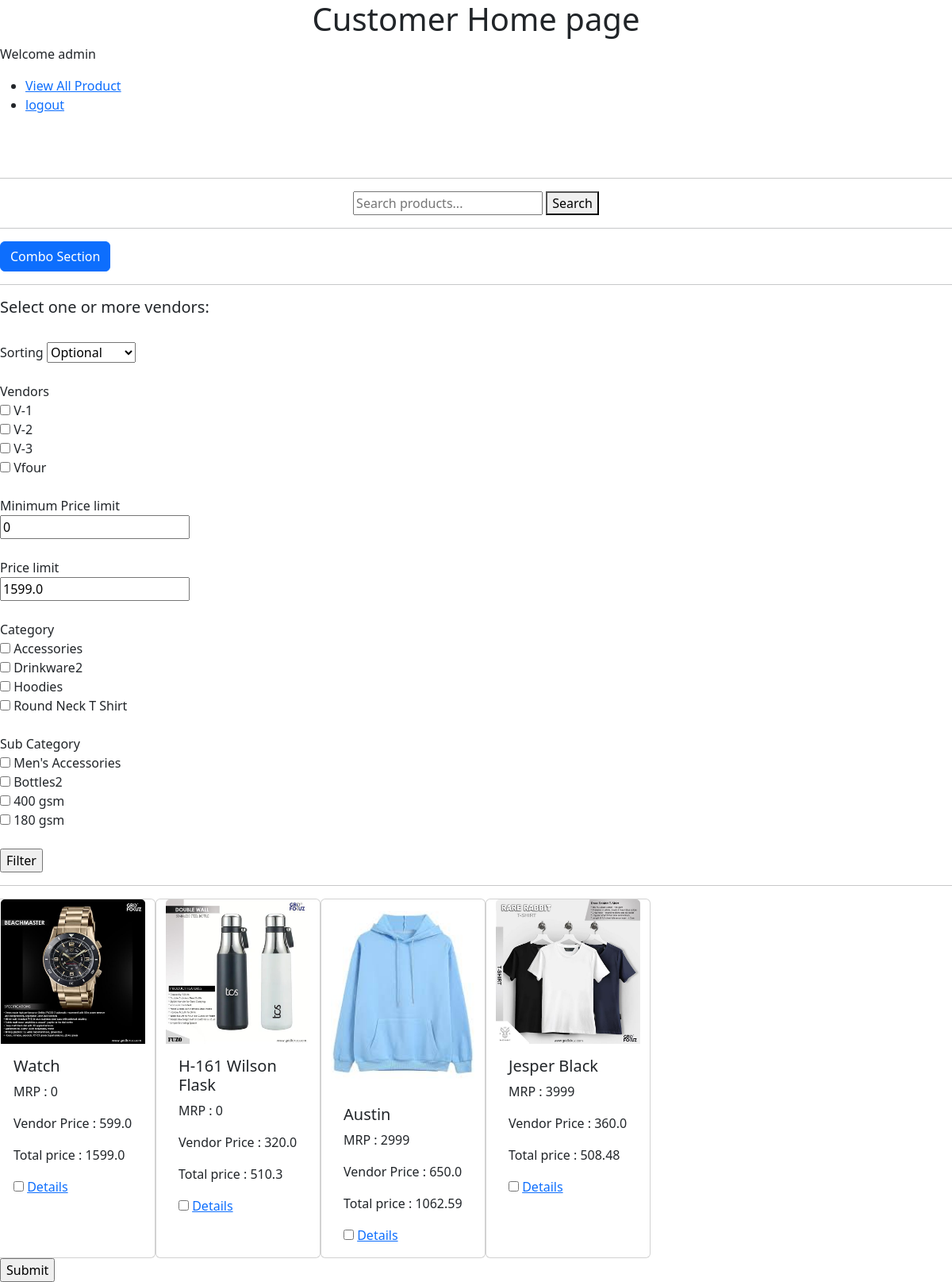
The app's page /home (signed in) with its own data.
### gridfokuzapp/models.py (models this page shows, shortened)
class AddVendors(models.Model):
    vendorname = models.CharField(max_length=30)
    ventorcode = models.CharField(max_length=30, null=True)

class AddProducts(models.Model):
    SKU = models.CharField(max_length=10, null=True)
    Vendor = models.ForeignKey(AddVendors ,on_delete=models.SET_NULL, null=True)
    Category = models.CharField(max_length=50, null=True)
    Sub_category = models.CharField(max_length=50, null=True)
    Product_Name = models.CharField(max_length=50, null=True)
    MRP = models.IntegerField(null=True)
    Vendor_Price = models.FloatField(null=True)
    Total_GF_price = models.FloatField(null=True)
    final_price = models.FloatField(null=True)
    product_image = models.ImageField(upload_to="product_images", null=True)
    discription = models.CharField(max_length=250, null=True)
    temp_discription = models.CharField(max_length=250, null=True)
    branding_category = models.CharField(max_length=50, null=True)
    profit_percentage = models.FloatField(default=0,null=True)
    branding_cost = models.FloatField(default=0, null=True)
    transportation_cost = models.FloatField(default=0, null=True)
    tax = models.FloatField(null=True)
    profit_type = models.CharField(max_length=30, null=True)
    usrinput = models.CharField(max_length=250, null=True)

### gridfokuzapp/decorators.py (the view)
    def wrapper_func(request,*args,**kwargs):
        group = None
        if request.user.groups.all().exists():
            group = request.user.groups.all()[0].name
        if group == "Admin":
            return redirect("GridHome")
        if group == "SemiAdmin":
            return redirect("SemiAdminHome")
        if group == "Employee":
            return redirect("EmployeeHome")
        else:
            return view_func(request,*args,**kwargs)

### gridfokuzapp/views.py (called while the page is built)
@Admin_only
def home(request):
    if not request.user.is_authenticated:
        return redirect('Usrlogin')
    name = request.user
    product = AddProducts.objects.all().order_by('Category')
    category = Category.objects.all().order_by("category_name")
    sub_category = SubCategory.objects.all().order_by("subcategory_name")
    vendors = AddVendors.objects.all().order_by('vendorname')
    price = [p.Total_GF_price for p in product]
    limit = max(price)
    return render(request, "Customer/home.html", {"name":name,
                                         "product":product,
                                         "category":category,
                                         "sub_category":sub_category,
                                         "vendors":vendors,
                                         "limit":limit})

### templates/Customer/home.html (shortened to what this page needs)
<!DOCTYPE html>
<html lang="en">
<head>
    <link href="https://cdn.jsdelivr.net/npm/bootstrap@5.2.3/dist/css/bootstrap.min.css" rel="stylesheet">
</head>
<body>
    <h1 style="text-align:center">Customer Home page</h1>
    <p>Welcome {{name}}</p>
    <ul>
            <li><a href="CustomerViewAllProducts">View All Product</a></li>
            <li><a href="logout">logout</a></li>
    </ul><br><br>
    <hr>
    <div class="searchform">
        <form action="{% url 'Customer_product_list' %}" method="GET">
            <input type="text" name="search" placeholder="Search products...">
            <button type="submit">Search</button>
        </form>
    </div>
    <hr>
    <div class="combo">
        <a class="btn btn-primary" href="Customer_Combo">Combo Section</a>
    </div>
    <hr>
    <h5>Select one or more vendors:</h5>
    <form action="Customer_sort_products" method="post">
        <br><label>Sorting</label>
        <select name="sorting">
            <option value="null">Optional</option>
        </select><br><br>
        <label>Vendors</label><br>
        {% for vendor in vendors %}
        <input type="checkbox" name="vendor" value="{{ vendor.vendorname }}"> {{ vendor.ventorcode }}<br>
        {% endfor %}<br>
        <label>Minimum Price limit</label><br>
        <input type="number" name="min_limit" placeholder="Enter your Minimum limit" value="0" step="0.001" required><br><br>
        <label>Price limit</label><br>
        <input type="number" name="limit" placeholder="Enter your limit" value="{{limit}}" step="0.0001" required><br><br>
        <label>Category</label><br>
        {% for i in product %}
        <input type="checkbox" name="category" value="{{ i.Category }}"> {{ i.Category }}<br>
        {% endfor %}<br>
        <label>Sub Category</label><br>
        {% for i in product %}
        <input type="checkbox" name="sub_category" value="{{ i.Sub_category }}"> {{ i.Sub_category }}<br>
        {% endfor %}<br>
        <input type="submit" value="Filter">
    </form>
    <hr>
    <form action="Customer_HomeSortedManualCombo" method="post">
        <div class="col-12">
            <div class="row">
                {% for i in product %}
                    <div class="card" style="width: 13rem;">
                            <img src="{{i.product_image.url}}" class="card-img-top" alt="...">
                            <div class="card-body">
                                <h5 class="card-title">{{i.Product_Name}}</h5>
                                <p>MRP : {{i.MRP}}</p>
                                <p>Vendor Price : {{i.Vendor_Price}}</p>
                                <p>Total price : {{i.Total_GF_price}}</p>
                                <input type="checkbox" name="manualcombolist" value="{{i.id}}">
                                <a href="{% url 'Customer_product_detail' i.id %}">Details</a>
                        </div>
                    </div>
                {% endfor %}
            </div>
        </div>
        <input class="combobtn" type="submit">
    </form>
</body>
</html>

### templates/Customer/home.html (style rules this page uses)
.searchform { display:flex; flex-direction:column; align-items:center; }
.combo { display:block; margin:auto; }

### records on screen
AddVendors: ventorcode "V-1"
AddVendors: ventorcode "V-2"
AddVendors: ventorcode "V-3"
AddVendors: ventorcode "Vfour"
AddProducts: limit "1599.0", Category "Accessories", Sub_category "Men's Accessories", product_image (picture), Product_Name "Watch", MRP "0", Vendor_Price "599.0", Total_GF_price "1599.0"
AddProducts: Category "Drinkware2", Sub_category "Bottles2", product_image (picture), Product_Name "H-161 Wilson Flask", MRP "0", Vendor_Price "320.0", Total_GF_price "510.3"
AddProducts: Category "Hoodies", Sub_category "400 gsm", product_image (picture), Product_Name "Austin", MRP "2999", Vendor_Price "650.0", Total_GF_price "1062.59"
AddProducts: Category "Round Neck T Shirt", Sub_category "180 gsm", product_image (picture), Product_Name "Jesper Black", MRP "3999", Vendor_Price "360.0", Total_GF_price "508.48"

### other values on screen
{{ name }} "admin"
